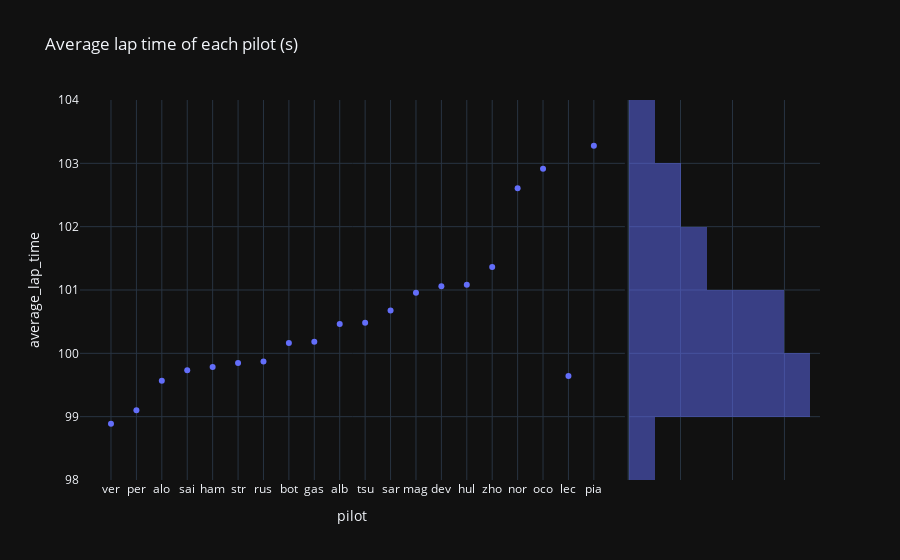

The notebook cell this image was saved under:
### Code cell
px.scatter(last_gp, x="pilot", y="average_lap_time", title="Average lap time of each pilot (s)", marginal_y="histogram", template="plotly_dark")

### Figure 1 — Plotly figure (JSON) as saved in the notebook; plotly's stock layout.template omitted (floating-point values rounded to 4 significant figures)
{"data": [{"hovertemplate": "pilot=%{x}<br>average_lap_time=%{y}<extra></extra>", "legendgroup": "", "marker": {"color": "#636efa", "symbol": "circle"}, "mode": "markers", "name": "", "orientation": "v", "showlegend": false, "type": "scatter", "x": ["ver", "per", "alo", "sai", "ham", "str", "rus", "bot", "gas", "alb", "tsu", "sar", "mag", "dev", "hul", "zho", "nor", "oco", "lec", "pia"], "xaxis": "x", "y": [98.89, 99.1, 99.57, 99.73, 99.78, 99.85, 99.87, 100.2, 100.2, 100.5, 100.5, 100.7, 101.0, 101.1, 101.1, 101.4, 102.6, 102.9, 99.64, 103.3], "yaxis": "y"}, {"alignmentgroup": "True", "bingroup": "y", "hovertemplate": "average_lap_time=%{y}<br>count=%{x}<extra></extra>", "legendgroup": "", "marker": {"color": "#636efa"}, "name": "", "offsetgroup": "", "opacity": 0.5, "showlegend": false, "type": "histogram", "xaxis": "x2", "y": [98.89, 99.1, 99.57, 99.73, 99.78, 99.85, 99.87, 100.2, 100.2, 100.5, 100.5, 100.7, 101.0, 101.1, 101.1, 101.4, 102.6, 102.9, 99.64, 103.3], "yaxis": "y2"}], "layout": {"barmode": "overlay", "legend": {"tracegroupgap": 0}, "title": {"text": "Average lap time of each pilot (s)"}, "xaxis": {"anchor": "y", "domain": [0, 0.7363], "title": {"text": "pilot"}}, "xaxis2": {"anchor": "y2", "domain": [0.7413, 1], "matches": "x2", "showgrid": true, "showline": false, "showticklabels": false, "ticks": ""}, "yaxis": {"anchor": "x", "domain": [0, 1], "title": {"text": "average_lap_time"}}, "yaxis2": {"anchor": "x2", "domain": [0, 1], "matches": "y", "showgrid": true, "showticklabels": false}}}
